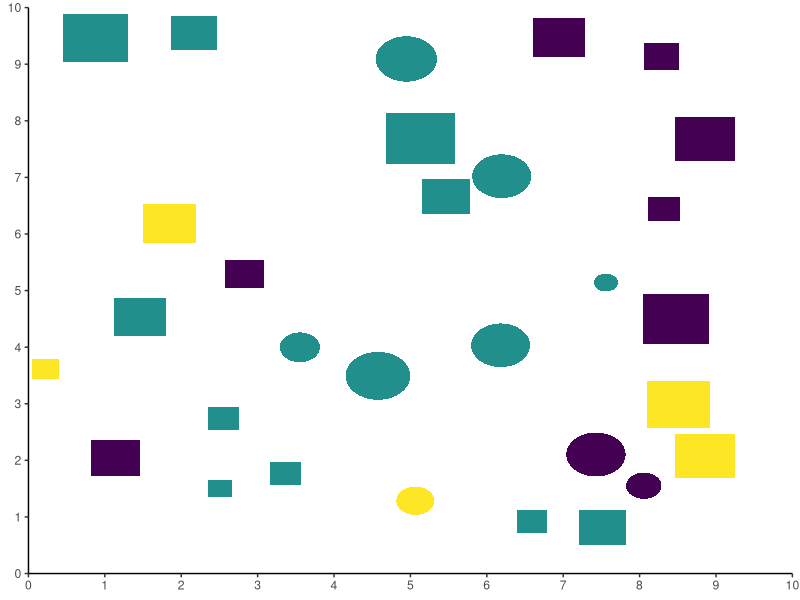

R code for this plot:
## ---- chunk 1
library(data.table)
library(ggplot2)
library(ggforce)

knitr::opts_chunk$set(echo = FALSE)
## ---- chunk 2
y_limit <- 10
x_limit <- 10
square_max <- 1
square_min <- 0.25
colors <- as.factor(1:3)
shapes <- c('square', 'circle')
n <- 30

set.seed(20211118)

generate_obj <- function() {
  square_dim <- runif(1, square_min, square_max)
  x <- runif(1, 0, x_limit - square_dim)
  y <- runif(1, 0, y_limit - square_dim)
  x_high <- x + square_dim
  y_high <- y + square_dim
  color <- sample(colors, 1)
  shape <- sample(shapes, 1)
  list(
    x = x,
    y = y,
    x_high = x_high,
    y_high = y_high,
    radius = square_dim / 2,
    color = color,
    shape = shape
  )
}

inside <- function(x, y, dt) {
  x > dt$x & y > dt$y & x < dt$x_high & y < dt$y_high
}

outside <- function(x, y, x_high, y_high, dt) {
  (dt$x > x & dt$x < x_high & dt$y > y & dt$y < y_high) |
  (dt$x_high > x & dt$x_high < x_high & dt$y_high > y & dt$y_high < y_high)
}

overlaps <- function(obj, dt) {
  any(
    inside(obj$x, obj$y, dt) |
      inside(obj$x_high, obj$y_high, dt) |
      inside(obj$x_high, obj$y, dt) |
      inside(obj$x, obj$y_high, dt) |
      outside(obj$x, obj$y, obj$x_high, obj$y_high, dt)
  )
}

pick_obj <- function(dt) {
  repeat {
    obj <- generate_obj()
    if (!overlaps(obj, dt)) {
      break
    }
  }
  obj
}

add_obj <- function(dt) {
  rbindlist(list(dt, pick_obj(dt)))
}

dt <- rbindlist(list(generate_obj()))

for (i in 2:n) {
  dt <- add_obj(dt)
}

ggplot() +
  geom_rect(
    mapping = aes(
      xmin = x,
      xmax = x_high,
      ymin = y,
      ymax = y_high,
      fill = color
    ),
    data = dt[shape == 'square'],
    show.legend = FALSE
  ) +
  geom_circle(
    mapping = aes(
      x0 = x + radius,
      y0 = y + radius,
      r = radius,
      fill = color
    ),
    color = NA,
    data = dt[shape == 'circle'],
    show.legend = FALSE
  ) +
  scale_x_continuous(
    expand = c(0, 0),
    limit = c(0, x_limit),
    breaks = seq(0, 10, 1)
  ) +
  scale_y_continuous(
    expand = c(0, 0),
    limit = c(0, y_limit),
    breaks = seq(0, 10, 1)
  ) +
  scale_fill_viridis_d() +
  theme_classic()
